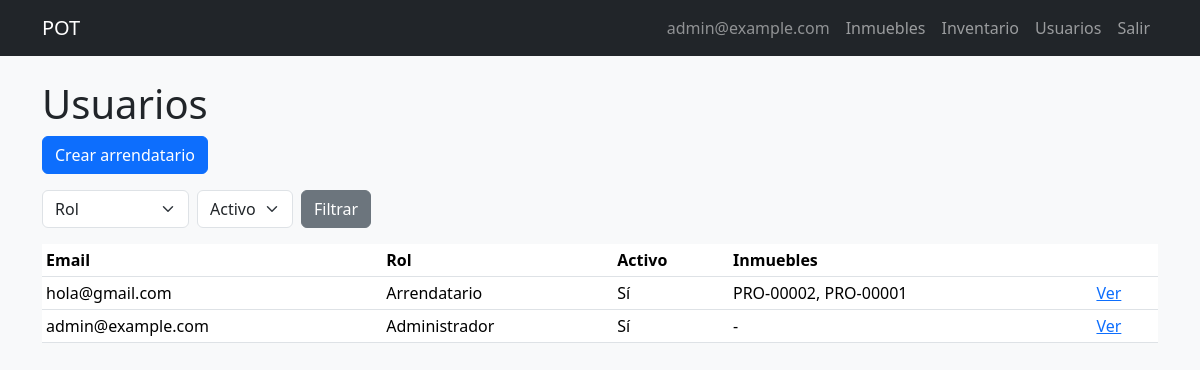
Before: /users/ (signed in) with the older database file.
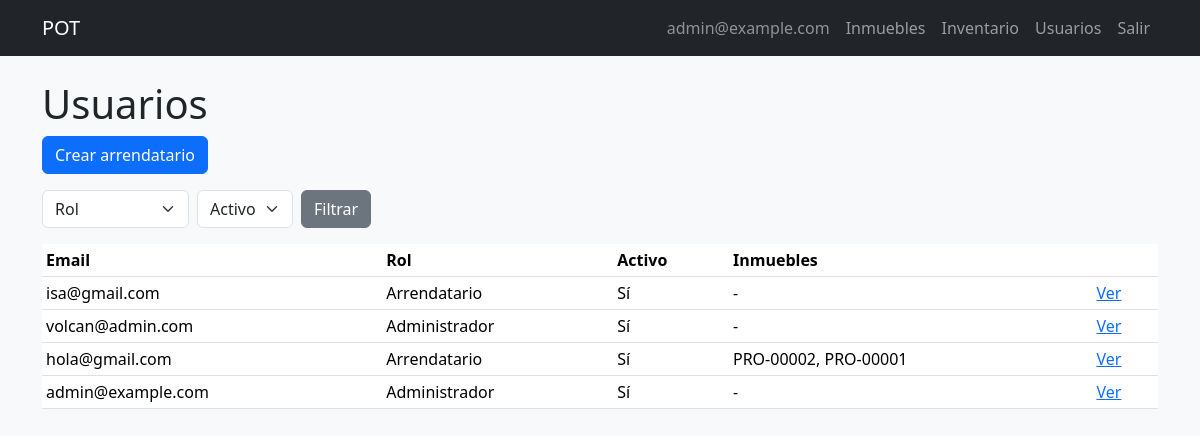
After: the same page with the newer database file.
### pot/models.py (models this page shows, shortened)
class CustomUser(AbstractUser):
    class Role(models.TextChoices):
        ADMIN = 'ADMIN', 'Administrador'
        ASSISTANT = 'ASSISTANT', 'Asistente Administrativo'
        TENANT = 'TENANT', 'Arrendatario'
    class DocumentType(models.TextChoices):
        CC = 'CC', 'Cédula de ciudadanía'
        CE = 'CE', 'Cédula de extranjería'
        PASSPORT = 'PASSPORT', 'Pasaporte'
        NIT = 'NIT', 'NIT'
    username = models.CharField(max_length=150, unique=True, blank=True)
    email = models.EmailField(unique=True)
    phone = models.CharField(max_length=20, default='')
    public_code = models.CharField(max_length=20, unique=True, blank=True, null=True)
    document_type = models.CharField(
        max_length=20,
        choices=DocumentType.choices,
        blank=True,
        default='',
    )
    document_number = models.CharField(max_length=30, unique=True, blank=True, null=True)
    avatar = models.ImageField(upload_to='avatars/%Y/%m/', blank=True, null=True, max_length=255)
    role = models.CharField(max_length=20, choices=Role.choices, default=Role.TENANT)
    password_changed = models.BooleanField(default=False)
    password_reset_token = models.CharField(max_length=255, null=True, blank=True)
    password_reset_expires = models.DateTimeField(null=True, blank=True)
    login_attempts = models.PositiveIntegerField(default=0)
    login_locked_until = models.DateTimeField(null=True, blank=True)
    created_at = models.DateTimeField(auto_now_add=True)
    updated_at = models.DateTimeField(auto_now=True)
    USERNAME_FIELD = 'email'
    REQUIRED_FIELDS = []
    objects = CustomUserManager()
    class Meta:
        ordering = ['-created_at']
    def is_staff_operative(self):
        return self.role in (self.Role.ADMIN, self.Role.ASSISTANT)

class UserPropertyAssociation(models.Model):
    user = models.ForeignKey(
        CustomUser,
        on_delete=models.CASCADE,
        related_name='property_associations',
        limit_choices_to={'role': CustomUser.Role.TENANT},
    )
    property = models.ForeignKey('Property', on_delete=models.CASCADE, related_name='tenant_associations')
    associated_at = models.DateTimeField(auto_now_add=True)
    dissociated_at = models.DateTimeField(null=True, blank=True)
    created_by = models.ForeignKey(
        CustomUser,
        on_delete=models.SET_NULL,
        null=True,
        blank=True,
        related_name='associations_created',
    )
    class Meta:
        ordering = ['-associated_at']
        constraints = [
            models.UniqueConstraint(
                fields=['property'],
                condition=models.Q(dissociated_at__isnull=True),
                name='pot_unique_active_tenant_per_property',
            ),
        ]

class Property(models.Model):
    class Type(models.TextChoices):
        APARTMENT = 'APARTMENT', 'Apartamento'
        HOUSE = 'HOUSE', 'Casa'
        LOCAL = 'LOCAL', 'Local comercial'
        WAREHOUSE = 'WAREHOUSE', 'Bodega'
    class Status(models.TextChoices):
        AVAILABLE = 'AVAILABLE', 'Disponible'
        RENTED = 'RENTED', 'Arrendado'
        MAINTENANCE = 'MAINTENANCE', 'En mantenimiento'
    code = models.CharField(max_length=20, unique=True)
    address = models.CharField(max_length=255, unique=True)
    city = models.CharField(max_length=100, blank=True, default='')
    building_name = models.CharField(max_length=150, blank=True, default='')
    unit_label = models.CharField(max_length=50, blank=True, default='')
    cover_image = models.ImageField(upload_to='properties/covers/%Y/%m/', blank=True, null=True, max_length=255)
    type = models.CharField(max_length=20, choices=Type.choices)
    owner_name = models.CharField(max_length=150)
    status = models.CharField(max_length=20, choices=Status.choices, default=Status.AVAILABLE)
    price = models.DecimalField(max_digits=12, decimal_places=2, default=0)
    rooms = models.IntegerField(null=True, blank=True)
    bathrooms = models.IntegerField(null=True, blank=True)
    living_rooms = models.IntegerField(null=True, blank=True)
    kitchens = models.IntegerField(null=True, blank=True)
    garages = models.IntegerField(null=True, blank=True)
    is_commercial = models.BooleanField(default=False)
    in_complex = models.BooleanField(default=False)
    admin_included = models.BooleanField(default=False)
    admin_value = models.DecimalField(max_digits=12, decimal_places=2, null=True, blank=True)
    google_maps_link = models.CharField(max_length=1000, null=True, blank=True)
    description = models.TextField(blank=True, null=True)
    observations = models.TextField(blank=True, null=True)
    created_at = models.DateTimeField(auto_now_add=True)
    updated_at = models.DateTimeField(auto_now=True)
    created_by = models.ForeignKey(
        CustomUser,
        on_delete=models.SET_NULL,
        null=True,
        blank=True,
        related_name='properties_created',
    )
    class Meta:
        ordering = ['-created_at']
        verbose_name_plural = 'properties'

### pot/views.py (the view)
# urls.py: path('users/', views.UserListView.as_view(), name='user_list'),
class UserListView(AdminRequiredMixin, View):
    def get(self, request):
        qs = CustomUser.objects.all().order_by('-created_at')
        role = request.GET.get('role')
        active = request.GET.get('active')
        if role:
            qs = qs.filter(role=role)
        if active == '1':
            qs = qs.filter(is_active=True)
        elif active == '0':
            qs = qs.filter(is_active=False)
        users = []
        for u in qs[:200]:
            props = list(
                UserPropertyAssociation.objects.filter(user=u, dissociated_at__isnull=True).select_related('property')
            )
            users.append({'user': u, 'associations': props})
        return render(request, 'users/user_list.html', {'users': users, 'role': role, 'active': active})

### pot/views.py (called while the page is built)
    def test_func(self):
        u = self.request.user
        return u.role == CustomUser.Role.ADMIN

### templates/users/user_list.html (shortened to what this page needs)
{% extends 'base.html' %}
{% block content %}
<h1>Usuarios</h1>
<p><a href="{% url 'pot:user_create' %}" class="btn btn-primary">Crear arrendatario</a></p>
<form method="get" class="row g-2 mb-3">
    <div class="col-auto"><select name="role" class="form-select"><option value="">Rol</option>
    </select></div>
    <div class="col-auto"><select name="active" class="form-select"><option value="">Activo</option>
    </select></div>
    <div class="col-auto"><button class="btn btn-secondary" type="submit">Filtrar</button></div>
</form>
<table class="table table-sm">
    <thead><tr><th>Email</th><th>Rol</th><th>Activo</th><th>Inmuebles</th><th></th></tr></thead>
    <tbody>
    {% for row in users %}
    <tr>
        <td>{{ row.user.email }}</td>
        <td>{{ row.user.get_role_display }}</td>
        <td>{{ row.user.is_active|yesno:"Sí,No" }}</td>
        <td>{% for a in row.associations %}{{ a.property.code }}{% if not forloop.last %}, {% endif %}{% empty %}-{% endfor %}</td>
        <td><a href="{% url 'pot:user_detail' row.user.id %}">Ver</a></td>
    </tr>
    {% endfor %}
    </tbody>
</table>
{% endblock %}

### templates/base.html (shortened to what this page needs)
{% load static %}
<!DOCTYPE html>
<html lang="es">
<head>
    <link href="https://cdn.jsdelivr.net/npm/bootstrap@5.3.3/dist/css/bootstrap.min.css" rel="stylesheet">
    <link rel="stylesheet" href="{% static 'css/style.css' %}">
</head>
<body class="bg-light">
<nav class="navbar navbar-expand-lg navbar-dark bg-dark mb-4">
    <div class="container">
        <a class="navbar-brand" href="{% if not user.is_authenticated %}{% url 'pot:login' %}{% elif user.role == 'TENANT' %}{% url 'pot:dashboard_tenant' %}{% else %}{% url 'pot:dashboard_staff' %}{% endif %}">POT</a>
        <div class="navbar-nav ms-auto">
            {% if user.is_authenticated %}
                <span class="nav-link text-white-50">{{ user.email }}</span>
                {% if user.is_staff_operative %}
                    <a class="nav-link" href="{% url 'pot:property_list' %}">Inmuebles</a>
                    <a class="nav-link" href="{% url 'pot:inventory_create' %}">Inventario</a>
                {% endif %}
                {% if user.role == 'ADMIN' %}
                    <a class="nav-link" href="{% url 'pot:user_list' %}">Usuarios</a>
                {% endif %}
                <a class="nav-link" href="{% url 'pot:logout' %}">Salir</a>
            {% else %}
                <a class="nav-link" href="{% url 'pot:login' %}">Entrar</a>
            {% endif %}
        </div>
    </div>
</nav>
<main class="container pb-5">
    {% block content %}{% endblock %}
</main>
</body>
</html>

Changed rows visible on the page:
added CustomUser: user.email "isa@gmail.com", user.role "Arrendatario", user.is_active "Sí"
added CustomUser: user.email "volcan@admin.com", user.role "Administrador", user.is_active "Sí"
